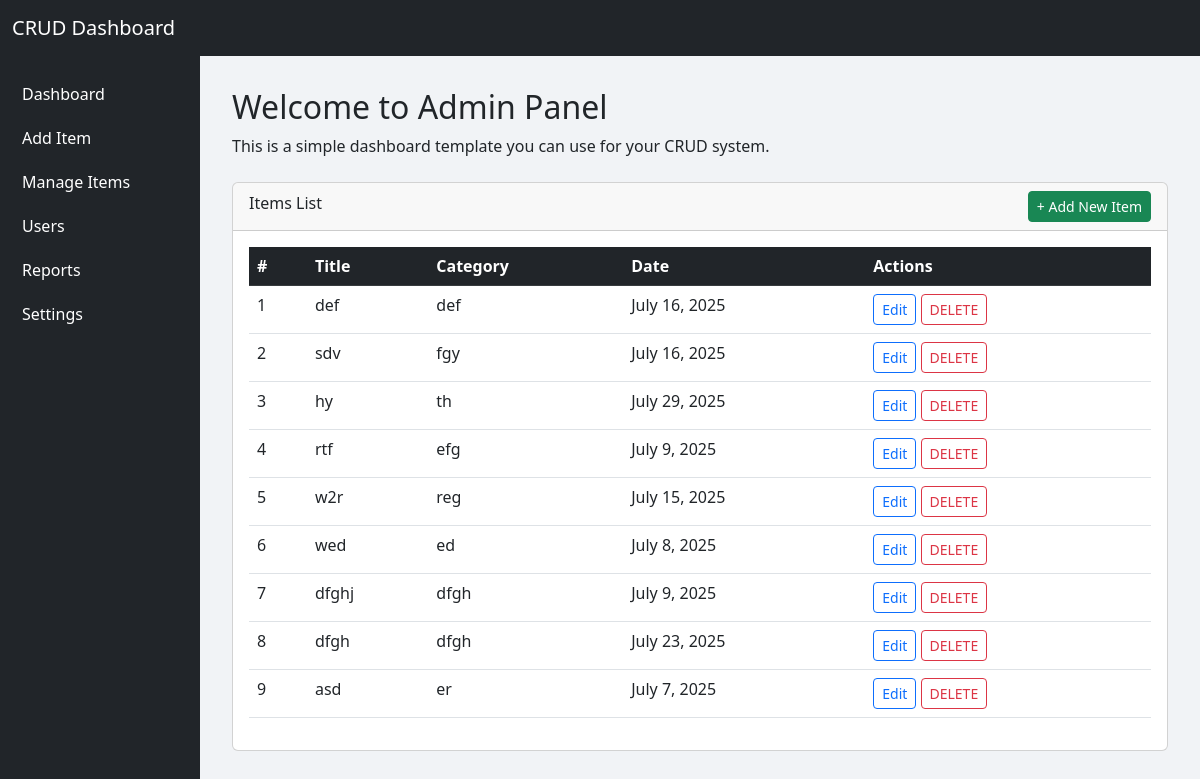
Screenshot of /index/ (signed in) with the database file from the repository.
### post/models.py (models this page shows, shortened)
class ItemList(models.Model):
    sample_item = models.CharField(max_length=100)
    category = models.CharField(max_length=100)
    date = models.DateField()

### post/views.py (the view)
# urls.py: path('index/', views.index, name='index'),
@login_required()
def index(request):
    people = ItemList.objects.all()
    return render(request, 'index.html' ,{'people':people})

### post/templates/index.html (shortened to what this page needs)
{% load static %}
<html lang="en">
<head>
    <link href="https://cdn.jsdelivr.net/npm/bootstrap@5.3.0/dist/css/bootstrap.min.css" rel="stylesheet">
    <link rel="stylesheet" href="{% static 'css/main.css' %}">
</head>
<body>
<nav class="navbar navbar-dark bg-dark sticky-top">
    <div class="container-fluid">
        <a class="navbar-brand" href="#">CRUD Dashboard</a>
    </div>
</nav>
<div class="container-fluid">
    <div class="row">
        <nav id="sidebarMenu" class="col-md-3 col-lg-2 d-md-block bg-dark sidebar collapse">
            <div class="position-sticky">
                <a href="#">Dashboard</a>
                <a href="#">Add Item</a>
                <a href="#">Manage Items</a>
                <a href="#">Users</a>
                <a href="#">Reports</a>
                <a href="#">Settings</a>
            </div>
        </nav>
        <main class="col-md-9 ms-sm-auto col-lg-10 content">
            <h2>Welcome to Admin Panel</h2>
            <p>This is a simple dashboard template you can use for your CRUD system.</p>
            <div class="card mt-4">
                <div class="card-header">
                    Items List
                    <a href="{% url 'item' %}" class="btn btn-success btn-sm float-end">+ Add New Item</a>
                </div>
                <div class="card-body">
                    <table class="table table-hover">
                        <thead class="table-dark">
                            <tr>
                                <th>#</th>
                                <th>Title</th>
                                <th>Category</th>
                                <th>Date</th>
                                <th>Actions</th>
                            </tr>
                        </thead>
                        <tbody>
                        {% for person in people %}
                            <tr>
                                <td>{{ forloop.counter }}</td>
                                <td>{{ person.sample_item }}</td>
                                <td>{{ person.category }}</td>
                                <td>{{ person.date }}</td>
                                <td>
                                    <a href="{% url 'edit' person.id %}" class="btn btn-sm btn-outline-primary">Edit</a>
                                    <a href="{% url 'delete' person.id %}" class="btn btn-sm btn-outline-danger " type="button" onclick="return confirm('Are you sure you want to delete the person?')">DELETE</a>
                                </td>
                            </tr>
                        {% endfor %}
                        </tbody>
                    </table>
                </div>
            </div>
        </main>
    </div>
</div>
</body>
</html>

### static/css/main.css (style rules this page uses)
body { background-color: #f1f3f6; }
.sidebar { height: 100vh; background-color: #212529; padding-top: 1rem; }
.sidebar a { color: #ffffff; padding: 10px; display: block; text-decoration: none; }
.content { padding: 2rem; }

### rows the page displays
ItemList: sample_item "def", category "def", date "July 16, 2025"
ItemList: sample_item "sdv", category "fgy", date "July 16, 2025"
ItemList: sample_item "hy", category "th", date "July 29, 2025"
ItemList: sample_item "rtf", category "efg", date "July 9, 2025"
ItemList: sample_item "w2r", category "reg", date "July 15, 2025"
ItemList: sample_item "wed", category "ed", date "July 8, 2025"
ItemList: sample_item "dfghj", category "dfgh", date "July 9, 2025"
ItemList: sample_item "dfgh", category "dfgh", date "July 23, 2025"
ItemList: sample_item "asd", category "er", date "July 7, 2025"
